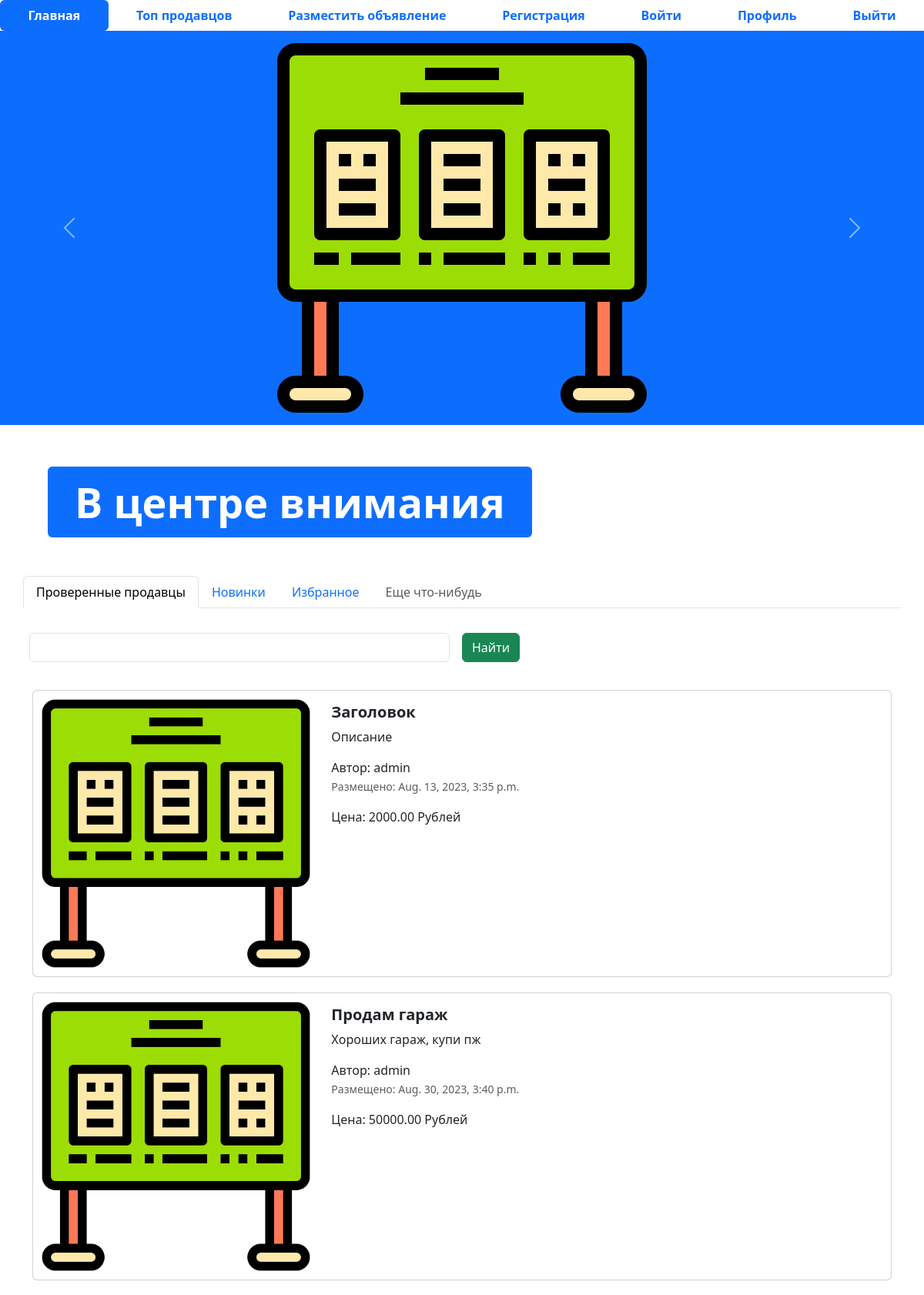
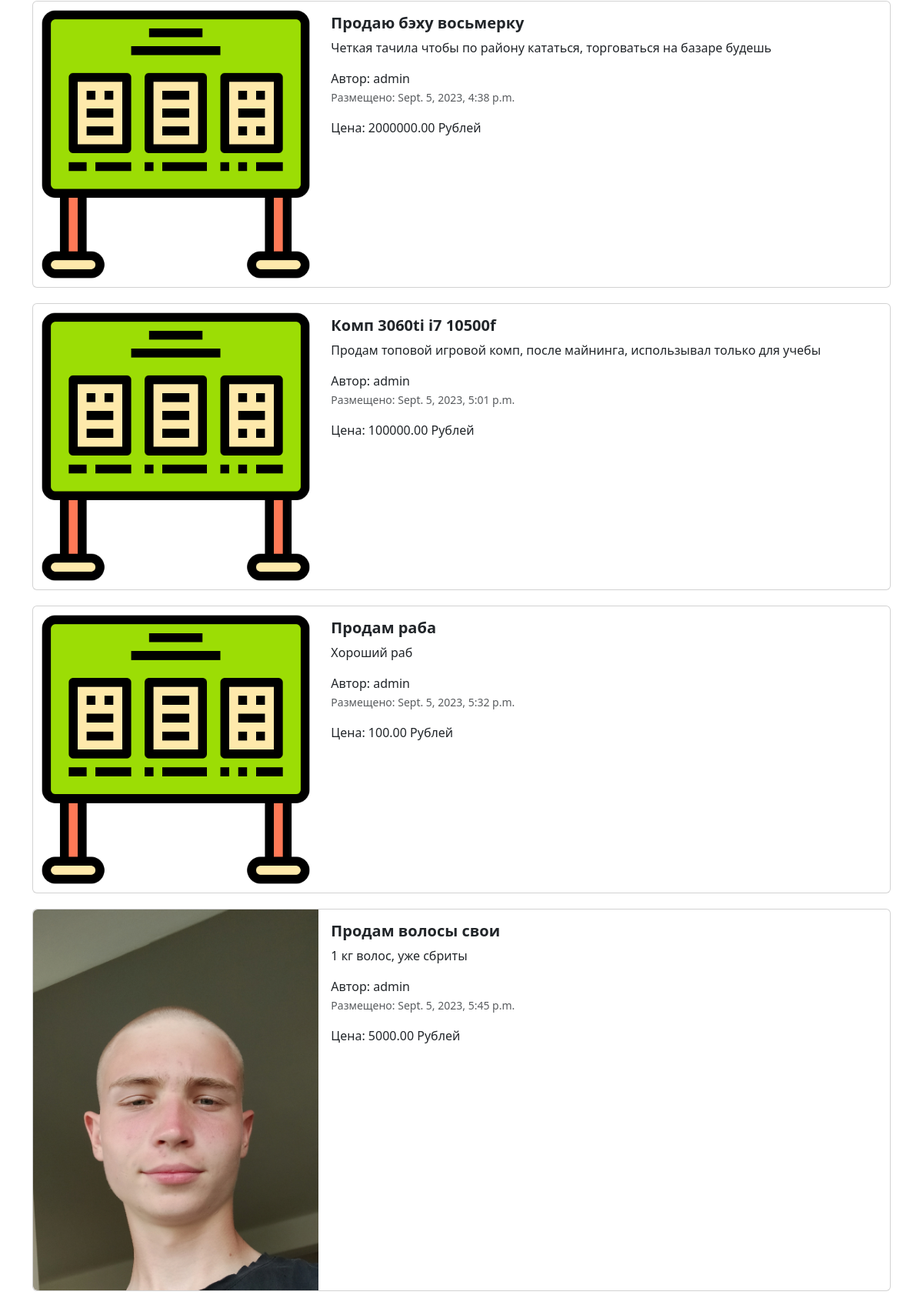
The page / (upper part) on the database its author committed (2 pictures, top to bottom).
### app_advertisements/models.py (models this page shows, shortened)
class Advertisement(models.Model):
    title = models.CharField('Заголовок', max_length=128)
    description = models.TextField('Описание')
    price = models.DecimalField('Цена', max_digits=10, decimal_places=2)
    auction = models.BooleanField('Торг', help_text='Укажите уместен ли торг')
    created_at = models.DateTimeField(auto_now_add=True)
    update_at = models.DateTimeField(auto_now=True)
    user = models.ForeignKey(User, verbose_name='пользователь',
                             on_delete=models.CASCADE)
    image = models.ImageField('Изображение', upload_to='advertisements/')
    class Meta:
        db_table = 'advertisements'

### app_advertisements/views.py (the view)
# urls.py: path('', index, name='main_page'),
def index(request):
    advertisements = Advertisement.objects.all()
    context = {'advertisements': advertisements}
    return render(request, 'index.html', context)

### templates/index.html (shortened to what this page needs)
{% extends 'base.html' %}
{% load static %}
{% block content %}
<ul class="nav nav-pills sticky-top bg-white nav-fill">
  <li class="nav-item">
    <a class="nav-link active" aria-current="page" href="index.html">
      <span style="font-weight: bold;">Главная</span>
    </a>
  </li>
  <li class="nav-item">
    <a class="nav-link" href="{% url 'top-sellers' %}"><span style="font-weight: bold;">Топ продавцов</span>
    </a>
  </li>
  <li class="nav-item">
    <a class="nav-link" href="advertisement-post.html">
      <span style="font-weight: bold;">Разместить объявление</span>
    </a>
  </li>
  <li class="nav-item">
    <a class="nav-link" href="register.html">
      <span style="font-weight: bold;">Регистрация</span>
    </a>
  </li>
  <li class="nav-item">
    <a class="nav-link" href="login.html">
      <span style="font-weight: bold;">Войти</span>
    </a>
  </li>
  <li class="nav-item">
    <a class="nav-link" href="profile.html">
      <span style="font-weight: bold;">Профиль</span>
    </a>
  </li>
  <li class="nav-item">
    <a class="nav-link" href="#">
      <span style="font-weight: bold;">Выйти</span>
    </a>
  </li>
</ul>
<div id="carouselExampleControls" class="carousel slide bg-primary" data-bs-ride="carousel">
  <div class="carousel-inner">
    <div class="carousel-item active">
      <img src="{% static 'img/item.png' %}" class="mx-auto d-block w-33" alt="...">
    </div>
  </div>
  <button class="carousel-control-prev" type="button" data-bs-target="#carouselExampleControls" data-bs-slide="prev">
    <span class="carousel-control-prev-icon" aria-hidden="true"></span>
  </button>
  <button class="carousel-control-next" type="button" data-bs-target="#carouselExampleControls" data-bs-slide="next">
    <span class="carousel-control-next-icon" aria-hidden="true"></span>
  </button>
</div>
<div class="container" style="margin: 50px;">
  <div class="display-2">
    <span class="badge bg-primary">В центре внимания</span>
  </div>
</div>
<div class="container">
  <div class="row">
    <ul class="nav nav-tabs bg-white">
      <li class="nav-item">
        <a class="nav-link active" aria-current="page" href="#">Проверенные продавцы</a>
      </li>
      <li class="nav-item">
        <a class="nav-link" href="#">Новинки</a>
      </li>
      <li class="nav-item">
        <a class="nav-link" href="#">Избранное</a>
      </li>
      <li class="nav-item">
        <a class="nav-link disabled" href="#" tabindex="-1" aria-disabled="true">Еще что-нибудь</a>
      </li>
    </ul>
    <form class="row g-3">
      <div class="col-auto w-50">
        <input type="text" class="form-control">
      </div>
      <div class="col-auto">
        <button type="submit" class="btn btn-success mb-3">Найти</button>
      </div>
    </form>
  </div>
  <div class="col">
    {% for adv in advertisements %}
    <div class="card mb-2" style="max-width: 1200px; margin-top: 20px;">
      <div class="row g-0">
        <div class="col-md-4">
          <a href="advertisement.html" class="nav-link">
            <img src="{% if adv.image %}{{ adv.image.url }}{% else %}{% static 'img/item.png' %}{% endif %}" class="img-fluid rounded-start" alt="Card title">
          </a>
        </div>
        <div class="col-md-8">
          <div class="card-body">
            <h5 class="card-title">
              <a href="advertisement.html" class="nav-link"><strong>{{adv.title}}</strong></a>
            </h5>
            <a href="advertisement.html" class="nav-link">
              <p class="card-text">
                {{ adv.description }}
              </p>
              <span>Автор: {{adv.user}}</span>
              <p class="card-text"><small class="text-muted">Размещено: {{adv.created_at}}</small></p>
              <span>Цена: {{adv.price}} Рублей</span>
            </a>
          </div>
        </div>
      </div>
    </div>
    {% endfor %}
  </div>
</div>
{% endblock %}

### templates/base.html (shortened to what this page needs)
{% load static %}
<!DOCTYPE html>
<html lang="en">
<head>
  <link href="{% static 'css/bootstrap.min.css' %}" rel="stylesheet">
  <link rel="stylesheet" href="{% static 'css/fontello.css' %}">
</head>
<body>
{% block content %}
{% endblock %}
</body>

### rows shown on the page
Advertisement: title "Заголовок", description "Описание", user "admin", created_at "Aug. 13, 2023, 3:35 p.m.", price "2000.00"
Advertisement: title "Продам гараж", description "Хороших гараж, купи пж", user "admin", created_at "Aug. 30, 2023, 3:40 p.m.", price "50000.00"
Advertisement: title "Продаю бэху восьмерку", description "Четкая тачила чтобы по району кататься, торговаться на базаре будешь", user "admin", created_at "Sept. 5, 2023, 4:38 p.m.", price "2000000.00"
Advertisement: title "Комп 3060ti i7 10500f", description "Продам топовой игровой комп, после майнинга, использывал только для учебы", user "admin", created_at "Sept. 5, 2023, 5:01 p.m.", price "100000.00"
Advertisement: title "Продам раба", description "Хороший раб", user "admin", created_at "Sept. 5, 2023, 5:32 p.m.", price "100.00"
Advertisement: image (picture), title "Продам волосы свои", description "1 кг волос, уже сбриты", user "admin", created_at "Sept. 5, 2023, 5:45 p.m.", price "5000.00"
